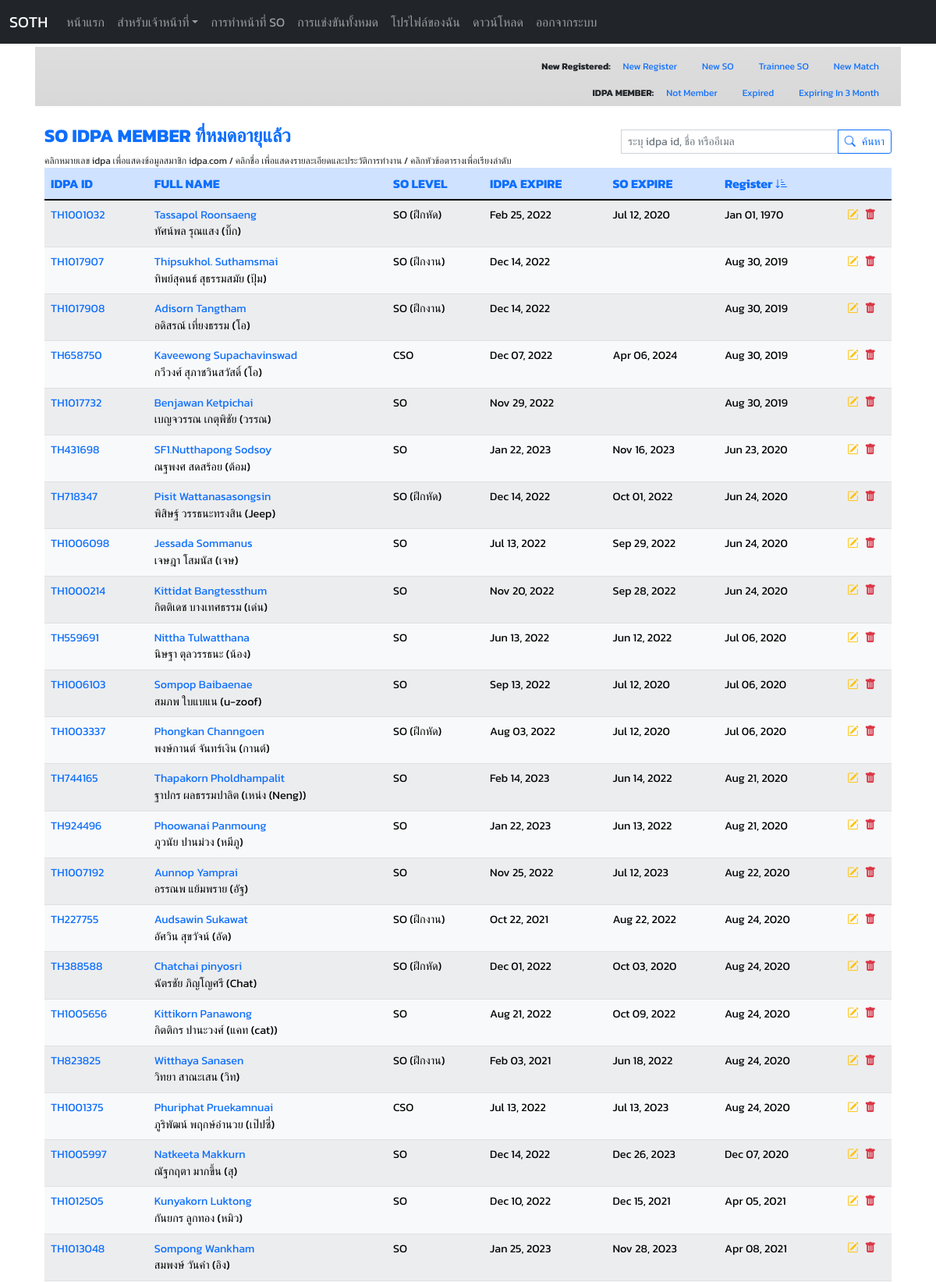
The app's page /admin/report.php?p=rpt&v=expired&order=Register&sort=a (signed in, upper part) with its own data.
### tables this page shows
CREATE TABLE `so_member` (
  `so_id` int(11) NOT NULL,
  `so_idpa_id` varchar(10) DEFAULT NULL,
  `so_club` varchar(50) DEFAULT NULL,
  `so_firstname` varchar(30) NOT NULL,
  `so_lastname` varchar(30) NOT NULL,
  `so_firstname_en` varchar(30) DEFAULT NULL,
  `so_lastname_en` varchar(30) DEFAULT NULL,
  `so_nickname` varchar(20) NOT NULL,
  `so_citizen_id` varchar(13) NOT NULL,
  `so_dob` date DEFAULT NULL,
  `so_blood_type` varchar(7) DEFAULT NULL,
  `so_sex` varchar(10) DEFAULT NULL,
  `so_address` varchar(50) DEFAULT NULL,
  `so_subdistrict` varchar(30) DEFAULT NULL,
  `so_district` varchar(30) DEFAULT NULL,
  `so_province` varchar(30) DEFAULT NULL,
  `so_zipcode` varchar(5) DEFAULT NULL,
  `so_phone` varchar(30) DEFAULT NULL,
  `so_email` varchar(50) DEFAULT NULL,
  `so_line_id` varchar(60) DEFAULT NULL,
  `so_lineid` varchar(35) DEFAULT NULL,
  `so_idpa_expire` date DEFAULT NULL,
  `so_license_expire` date DEFAULT NULL,
  `so_idpa_profile` varchar(30) DEFAULT NULL,
  `so_level` varchar(12) DEFAULT NULL,
  `so_pwd` varchar(24) DEFAULT NULL,
  `so_auth_lv` int(1) NOT NULL DEFAULT 1 COMMENT '1 idpa member, 3 so member, 5 match director, 6 Stat, 7 administrator, 9 developer',
  `so_avatar` varchar(50) DEFAULT 'img/person.png',
  `so_status` varchar(10) NOT NULL DEFAULT 'enable',
  `so_regis_datetime` datetime DEFAULT NULL,
  `so_editor` varchar(30) DEFAULT NULL,
  `so_lastupdate` datetime NOT NULL DEFAULT current_timestamp()
);

### core.php (called while the page is built, shortened)
<?php
class database extends CommonFnc
{
    protected $mysql_server = "localhost";
    protected $mysql_user = "idpasoth_idpasoth";
    protected $mysql_pass = "Chittong-23";
    protected $mysql_name = "idpasoth_soth";
    public function open_conn()
    {
        $conn = mysqli_connect($this->mysql_server, $this->mysql_user, $this->mysql_pass, $this->mysql_name);
        mysqli_set_charset($conn, "utf8");
        return $conn;
    }
    public function get_result($sql)
    {
        $result = $this->open_conn()->query($sql);
        return $result;
    }
    public function get_db_array($sql, $type = 'key')
    {
        if (isset($sql)) {
            $result = $this->get_result($sql);
            if (!empty($result)) {
                if ($type == 'key') {
                    return $result->fetch_all(MYSQLI_ASSOC);
                } else {
                    return $result->fetch_all(MYSQLI_NUM);
                }
            }
            return NULL;
        } else {
            die("fnc get_db_col no sql parameter.");
        }
    }
}
?>

### admin/report.php (the view, shortened to what this page needs)
<!doctype html>
<html lang="en">
<?php
include('../core.php');
if (empty($_SESSION["member"])) {
    die('<meta http-equiv="refresh" content="0;url=../sign/signout.php?p=no-right">');
} else {
    $fnc = new web;
    $fnc->debug_console("member info", $_SESSION["member"]);
}
function report_admin_menu()
{
?>
    <div class="container bg-gradient pt-2 text-end d-print-none" style="background-color: #d8d8d8; font-size: 0.75em;">
        <ul class="nav justify-content-end text-capitalize">
            <li class="nav-item align-self-center fw-bold">
                New Registered:
            </li>
            <li class="nav-item">
                <a class="nav-link " aria-current="page" href="?p=rpt&v=newRegister&order=Register&sort=z">New Register</a>
            </li>
            <li class="nav-item">
                <a class="nav-link " aria-current="page" href="?p=rpt&v=newSO&order=Register&sort=z">New SO</a>
            </li>
            <li class="nav-item">
                <a class="nav-link " aria-current="page" href="?p=rpt&v=Trainnee&order=FULL%20NAME&sort=a">Trainnee SO</a>
            </li>
            <li class="nav-item">
                <a class="nav-link " aria-current="page" href="?p=rpt&v=newMatch&order=Register&sort=z">New Match</a>
            </li>
        </ul>
        <ul class="nav justify-content-end text-capitalize">
            <li class="nav-item align-self-center fw-bold">
                IDPA MEMBER:
            </li>
            <li class="nav-item">
                <a class="nav-link " aria-current="page" href="?p=rpt&v=notmember&order=Register&sort=z">Not Member</a>
            </li>
            <li class="nav-item">
                <a class="nav-link " aria-current="page" href="?p=rpt&v=expired&order=IDPA%20EXPIRE&sort=a">Expired</a>
            </li>
            <li class="nav-item">
                <a class="nav-link " aria-current="page" href="?p=rpt&v=exp3month&order=IDPA%20EXPIRE&sort=a">Expiring in 3 month</a>
            </li>
        </ul>
    </div>
<?php
}
function so_list_rpt($rpt_type = "")
{
    global $fnc;
    $sql_order = NULL;
    $sql = "SELECT * FROM `so_member` WHERE ";
    if (isset($_GET["v"]) && $_GET["v"] == "expired") {
        $sql .= " `so_idpa_expire` != '' AND `so_idpa_expire` <= current_timestamp()";
        $rpt_title = "SO IDPA Member ที่หมดอายุแล้ว";
    }
?>
    <div class="container mb-4">
        <div class="row">
            <div class="col-12 col-md-8">
                <h4 class="text-primary text-uppercase mt-4"><strong><?= $rpt_title ?></strong></h4>
            </div>
            <div class="col align-self-end text-end pt-md-4">
                <form action="?" method="get">
                    <div class="input-group input-group-sm">
                        <input type="text" class="form-control" name="keysearch" placeholder="ระบุ idpa id, ชื่อ หรืออีเมล" <?php {
                                                                                                                                if (isset($_GET["keysearch"]) && $_GET["keysearch"] != "") echo ' value="' . $_GET['keysearch'] . '"';
                                                                                                                            } ?> aria-describedby="button-addon2">
                        <button class="btn btn-outline-primary" type="submit" id="button-addon2"><i class="bi bi-search me-2"></i>ค้นหา</button>
                    </div>
                </form>
            </div>
        </div>
        <div>
            <p class="text-mute my-0 py-0" style="font-size: 0.75em;">คลิกหมายเลข idpa เพื่อแสดงข้อมูลสมาชิก idpa.com / คลิกชื่อ เพื่อแสดงรายละเอียดและประวัติการทำงาน / คลิกหัวข้อตารางเพื่อเรียงลำดับ</p>
        </div>
        <table class="table table-light table-striped table-hover">
            <thead>
                <tr class="table-primary">
                    <th class="d-none d-md-table-cell"><?php $sql_order .= table_header_sorting("IDPA ID", "so_idpa_id", $sql_order); ?></th>
                    <th><?php $sql_order .= table_header_sorting("FULL NAME", "so_firstname_en", $sql_order); ?></th>
                    <th class="d-none d-lg-table-cell"><?php $sql_order .= table_header_sorting("SO LEVEL", "so_level", $sql_order); ?></th>
                    <th><?php $sql_order .= table_header_sorting("IDPA EXPIRE", "so_idpa_expire", $sql_order); ?></th>
                    <th><?php $sql_order .= table_header_sorting("SO EXPIRE", "so_license_expire", $sql_order); ?></th>
                    <th class="d-none d-lg-table-cell"><?php $sql_order .= table_header_sorting("Register", "so_regis_datetime	", $sql_order); ?></th>
                    <th class="text-end d-none d-md-table-cell">
                    </th>
                </tr>
            </thead>
            <tbody style="font-size: 0.9em;">
                <?php
                if (isset($sql_order)) {
                    $sql .= $sql_order;
                }
                $sql .= " Limit 30";
                $fnc->debug_console("table so list:", $sql);
                $so_array = $fnc->get_db_array($sql);
                if (!empty($so_array)) {
                    foreach ($so_array as $row) {
                        echo '<tr';
                        echo '>
                                <td scope="row" class="d-none d-md-table-cell"><a href="https://www.idpa.com/members/' . $row["so_idpa_id"] . '" target="_blank">' . $row["so_idpa_id"] . '</a></td>
                                <td>';
                        echo '<p class="m-0"><a href="../admin/?p=soinfo&soid=' . $row["so_id"] . '" target="_top">' . $row["so_firstname_en"] . ' ' . $row["so_lastname_en"] . '</a></p>';
                        echo '<p class="m-0">' . $row["so_firstname"] . ' ' . $row["so_lastname"] . ' (' . $row["so_nickname"] . ')</p></td>';
                        echo '<td class="d-none d-lg-table-cell">' . $row["so_level"];
                        echo '</td>';
                        echo '<td>';
                        if ($row["so_idpa_expire"]) {
                            echo date("M d, Y", strtotime($row["so_idpa_expire"]));
                        }
                        echo '</td>';
                        echo '<td>';
                        if ($row["so_license_expire"]) {
                            echo date("M d, Y", strtotime($row["so_license_expire"]));
                        }
                        echo '</td>
                                <td class="d-none d-lg-table-cell">' . date("M d, Y", strtotime($row["so_regis_datetime"])) . '</td>';
                        echo '<td class="text-center d-none d-md-table-cell">';
                        if ($_GET["v"] == "newRegister") {
                            echo '<a href="../db_mgt.php?p=so&act=approved&soid=' . $row["so_id"] . '" target="_top" class="link-primary"><i class="bi bi-person-circle"></i></a>';
                        } else {
                            echo '<a href="../admin/?p=so&act=soedit&soid=' . $row["so_id"] . '" target="_blank" class="link-warning"><i class="bi bi-pencil-square"></i></a>';
                        }
                        echo '<a href="../db_mgt.php?p=so&&act=sodelete&soid=' . $row["so_id"] . '" target="_top" class="link-danger ps-2">' . '<i class="bi bi-trash-fill"></i>' . '</a></td>';
                        echo '</tr>';
                    }
                } else {
                    echo '<tr><td colspan="8" class="text-center">SO not founded.</td></tr>';
                }
                ?>
            </tbody>
        </table>
    </div>
<?php
}
function table_header_sorting($label, $col_name, $sql_order = NULL)
{
    if (isset($_GET["order"]) && $_GET["order"] == $label) {
        if (isset($_GET["sort"]) && $_GET["sort"] == "z") {
            $sql_order = " ORDER BY " . $col_name . " DESC";
            echo '<a href="?p=' . $_GET["p"] . '&v=' . $_GET["v"] . '&order=' . $label . '&sort=a" target="_top">' . $label . ' <i class="bi bi-sort-down"></i>' . '</a>';
        } else {
            echo '<a href="?p=' . $_GET["p"] . '&v=' . $_GET["v"] . '&order=' . $label . '&sort=z" target="_top">' . $label . ' <i class="bi bi-sort-down-alt"></i>' . '</a>';
            $sql_order = " ORDER BY " . $col_name . " ASC";
        }
        return $sql_order;
    } else {
        echo '<a href="?p=' . $_GET["p"] . '&v=' . $_GET["v"] . '&order=' . $label . '&sort=a" target="_top">' . $label . '</a>';
    }
}
?>
<head>
    <link href="https://cdn.jsdelivr.net/npm/bootstrap@5.1.1/dist/css/bootstrap.min.css" rel="stylesheet">
    <link rel="stylesheet" href="../css/style.css">
</head>
<body>
    <nav class="navbar navbar-expand-md navbar-dark fixed-top bg-dark">
        <div class="container-fluid">
            <a class="navbar-brand" href="#">SOTH</a>
            <div class="collapse navbar-collapse" id="navbarCollapse">
                <ul class="navbar-nav me-auto mb-2 mb-md-0 text-capitalize">
                    <li class="nav-item">
                        <a class="nav-link" aria-current="page" href="../member/">หน้าแรก</a>
                    </li>
                    <?php if ($_SESSION["member"]["auth_lv"] >= 5) { ?>
                        <li class="nav-item dropdown">
                            <a class="nav-link dropdown-toggle" aria-current="page" data-bs-toggle="dropdown" href="#" role="button" aria-expanded="false">สำหรับเจ้าหน้าที่</a>
                        </li>
                    <?php } ?>
                    <li class="nav-item">
                        <a class="nav-link" href="../member/?p=jobs">การทำหน้าที่ SO</a>
                    </li>
                    <li class="nav-item">
                        <a class="nav-link" href="../member/?p=matchs">การแข่งขันทั้งหมด</a>
                    </li>
                    <li class="nav-item">
                        <a class="nav-link" href="../member/?p=profile">โปรไฟล์ของฉัน</a>
                    </li>
                    <li class="nav-item">
                        <a class="nav-link" href="../member/?p=download">ดาวน์โหลด</a>
                    </li>
                    <li class="nav-item">
                        <a class="nav-link" href="../sign/signout.php?p=signout">ออกจากระบบ</a>
                    </li>
                </ul>
            </div>
        </div>
    </nav>
    <main class="flex-shrink-0">
        <div class="container">
            <?php
            if (isset($_GET["p"]) && $_GET["p"] == "rpt") {
                if ($_SESSION["member"]["auth_lv"] >= 7) {
                    report_admin_menu();
                }
                if (isset($_GET["v"]) && $_GET["v"] != "") {
                    switch ($_GET["v"]) {
                        case "expired":
                            so_list_rpt($_GET["p"]);
                            break;
                    }
                }
            } else {
            ?>
                <h1 class="mt-5">Reports</h1>
                <p class="lead">Coming soon...</p>
            <?php
            }
            ?>
        </div>
    </main>
</body>
</html>

### css/style.css (style rules this page uses)
main>.container { padding: 60px 15px 0; }
body { font-family: 'Kanit', sans-serif; size: 1rem; }
a { text-decoration: none; }

### records on screen
so_member: so_idpa "TH1001032", so_firstname_en "Tassapol", so_lastname_en "Roonsaeng", so_firstname "ทัศน์พล", so_lastname "รุณแสง", so_nickname "บิ๊ก", so_level "SO (ฝึกหัด)", so_idpa_expire "Feb 25, 2022", so_license_expire "Jul 12, 2020", so_regis_datetime "Jan 01, 1970"
so_member: so_idpa "TH1017907", so_firstname_en "Thipsukhol.", so_lastname_en "Suthamsmai", so_firstname "ทิพย์สุคนธ์", so_lastname "สุธรรมสมัย", so_nickname "ปุ้ม", so_level "SO (ฝึกงาน)", so_idpa_expire "Dec 14, 2022", so_regis_datetime "Aug 30, 2019"
so_member: so_idpa "TH1017908", so_firstname_en "Adisorn", so_lastname_en "Tangtham", so_firstname "อดิสรณ์", so_lastname "เที่ยงธรรม", so_nickname "โอ", so_level "SO (ฝึกงาน)", so_idpa_expire "Dec 14, 2022", so_regis_datetime "Aug 30, 2019"
so_member: so_idpa "TH658750", so_firstname_en "Kaveewong", so_lastname_en "Supachavinswad", so_firstname "กวีวงศ์", so_lastname "สุภาชวินสวัสดิ์", so_nickname "โอ", so_level "CSO", so_idpa_expire "Dec 07, 2022", so_license_expire "Apr 06, 2024", so_regis_datetime "Aug 30, 2019"
so_member: so_idpa "TH1017732", so_firstname_en "Benjawan", so_lastname_en "Ketpichai", so_firstname "เบญจวรรณ", so_lastname "เกตุพิชัย", so_nickname "วรรณ", so_level "SO", so_idpa_expire "Nov 29, 2022", so_regis_datetime "Aug 30, 2019"
so_member: so_idpa "TH431698", so_firstname_en "SF1.Nutthapong", so_lastname_en "Sodsoy", so_firstname "ณฐพงศ", so_lastname "สดสร้อย", so_nickname "ต้อม", so_level "SO", so_idpa_expire "Jan 22, 2023", so_license_expire "Nov 16, 2023", so_regis_datetime "Jun 23, 2020"
so_member: so_idpa "TH718347", so_firstname_en "Pisit", so_lastname_en "Wattanasasongsin", so_firstname "พิสิษฐ์", so_lastname "วรรธนะทรงสิน", so_nickname "Jeep", so_level "SO (ฝึกหัด)", so_idpa_expire "Dec 14, 2022", so_license_expire "Oct 01, 2022", so_regis_datetime "Jun 24, 2020"
so_member: so_idpa "TH1006098", so_firstname_en "Jessada", so_lastname_en "Sommanus", so_firstname "เจษฎา", so_lastname "โสมนัส", so_nickname "เจษ", so_level "SO", so_idpa_expire "Jul 13, 2022", so_license_expire "Sep 29, 2022", so_regis_datetime "Jun 24, 2020"
so_member: so_idpa "TH1000214", so_firstname_en "Kittidat", so_lastname_en "Bangtessthum", so_firstname "กิตติเดช", so_lastname "บางเทศธรรม", so_nickname "เด่น", so_level "SO", so_idpa_expire "Nov 20, 2022", so_license_expire "Sep 28, 2022", so_regis_datetime "Jun 24, 2020"
so_member: so_idpa "TH559691", so_firstname_en "Nittha", so_lastname_en "Tulwatthana", so_firstname "นิษฐา", so_lastname "ตุลวรรธนะ", so_nickname "น้อง", so_level "SO", so_idpa_expire "Jun 13, 2022", so_license_expire "Jun 12, 2022", so_regis_datetime "Jul 06, 2020"
so_member: so_idpa "TH1006103", so_firstname_en "Sompop", so_lastname_en "Baibaenae", so_firstname "สมภพ", so_lastname "ใบแบแน", so_nickname "u-zoof", so_level "SO", so_idpa_expire "Sep 13, 2022", so_license_expire "Jul 12, 2020", so_regis_datetime "Jul 06, 2020"
so_member: so_idpa "TH1003337", so_firstname_en "Phongkan", so_lastname_en "Channgoen", so_firstname "พงษ์กานต์", so_lastname "จันทร์เงิน", so_nickname "กานต์", so_level "SO (ฝึกหัด)", so_idpa_expire "Aug 03, 2022", so_license_expire "Jul 12, 2020", so_regis_datetime "Jul 06, 2020"
so_member: so_idpa "TH744165", so_firstname_en "Thapakorn", so_lastname_en "Pholdhampalit", so_firstname "ฐาปกร", so_lastname "ผลธรรมปาลิต", so_nickname "เหน่ง (Neng)", so_level "SO", so_idpa_expire "Feb 14, 2023", so_license_expire "Jun 14, 2022", so_regis_datetime "Aug 21, 2020"
so_member: so_idpa "TH924496", so_firstname_en "Phoowanai", so_lastname_en "Panmoung", so_firstname "ภูวนัย", so_lastname "ปานม่วง", so_nickname "หมีภู", so_level "SO", so_idpa_expire "Jan 22, 2023", so_license_expire "Jun 13, 2022", so_regis_datetime "Aug 21, 2020"
so_member: so_idpa "TH1007192", so_firstname_en "Aunnop", so_lastname_en "Yamprai", so_firstname "อรรณพ", so_lastname "แย้มพราย", so_nickname "อัฐ", so_level "SO", so_idpa_expire "Nov 25, 2022", so_license_expire "Jul 12, 2023", so_regis_datetime "Aug 22, 2020"
so_member: so_idpa "TH227755", so_firstname_en "Audsawin", so_lastname_en "Sukawat", so_firstname "อัศวิน", so_lastname "สุขวัจน์", so_nickname "อัด", so_level "SO (ฝึกงาน)", so_idpa_expire "Oct 22, 2021", so_license_expire "Aug 22, 2022", so_regis_datetime "Aug 24, 2020"
so_member: so_idpa "TH388588", so_firstname_en "Chatchai", so_lastname_en "pinyosri", so_firstname "ฉัตรชัย", so_lastname "ภิญโญศรี", so_nickname "Chat", so_level "SO (ฝึกหัด)", so_idpa_expire "Dec 01, 2022", so_license_expire "Oct 03, 2020", so_regis_datetime "Aug 24, 2020"
so_member: so_idpa "TH1005656", so_firstname_en "Kittikorn", so_lastname_en "Panawong", so_firstname "กิตติกร", so_lastname "ปานะวงศ์", so_nickname "แคท (cat)", so_level "SO", so_idpa_expire "Aug 21, 2022", so_license_expire "Oct 09, 2022", so_regis_datetime "Aug 24, 2020"
so_member: so_idpa "TH823825", so_firstname_en "Witthaya", so_lastname_en "Sanasen", so_firstname "วิทยา", so_lastname "สาณะเสน", so_nickname "วิท", so_level "SO (ฝึกงาน)", so_idpa_expire "Feb 03, 2021", so_license_expire "Jun 18, 2022", so_regis_datetime "Aug 24, 2020"
so_member: so_idpa "TH1001375", so_firstname_en "Phuriphat", so_lastname_en "Pruekamnuai", so_firstname "ภูริพัฒน์", so_lastname "พฤกษ์อำนวย", so_nickname "เป๊ปซี่", so_level "CSO", so_idpa_expire "Jul 13, 2022", so_license_expire "Jul 13, 2023", so_regis_datetime "Aug 24, 2020"
so_member: so_idpa "TH1005997", so_firstname_en "Natkeeta", so_lastname_en "Makkurn", so_firstname "ณัฐกฤตา", so_lastname "มากขึ้น", so_nickname "สุ", so_level "SO", so_idpa_expire "Dec 14, 2022", so_license_expire "Dec 26, 2023", so_regis_datetime "Dec 07, 2020"
so_member: so_idpa "TH1012505", so_firstname_en "Kunyakorn​", so_lastname_en "​Luktong​", so_firstname "กันยกร​", so_lastname "ลูกทอง", so_nickname "หมิว", so_level "SO", so_idpa_expire "Dec 10, 2022", so_license_expire "Dec 15, 2021", so_regis_datetime "Apr 05, 2021"
so_member: so_idpa "TH1013048", so_firstname_en "Sompong", so_lastname_en "Wankham", so_firstname "สมพงษ์", so_lastname "วันคำ", so_nickname "อิง", so_level "SO", so_idpa_expire "Jan 25, 2023", so_license_expire "Nov 28, 2023", so_regis_datetime "Apr 08, 2021"

### other values on screen
$rpt_title "SO IDPA MEMBER ที่หมดอายุแล้ว"
$label "IDPA ID FULL NAME SO LEVEL IDPA EXPIRE SO EXPIRE"
$label "Register"
